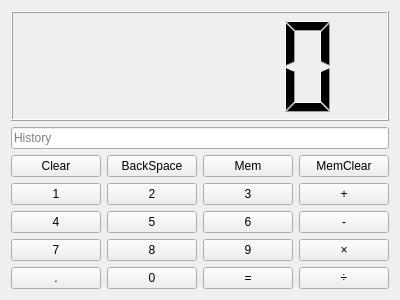
<?xml version="1.0" encoding="UTF-8"?>
<ui version="4.0">
 <class>Form</class>
 <widget class="QWidget" name="Form">
  <property name="geometry">
   <rect>
    <x>0</x>
    <y>0</y>
    <width>400</width>
    <height>300</height>
   </rect>
  </property>
  <property name="windowTitle">
   <string>Form</string>
  </property>
  <layout class="QVBoxLayout" name="verticalLayout">
   <item>
    <widget class="QLCDNumber" name="lcdNumber"/>
   </item>
   <item>
    <widget class="QLineEdit" name="lineEdit">
     <property name="placeholderText">
      <string>History</string>
     </property>
    </widget>
   </item>
   <item>
    <layout class="QGridLayout" name="gridLayout">
     <item row="3" column="2">
      <widget class="QPushButton" name="pushButton_9">
       <property name="text">
        <string>9</string>
       </property>
      </widget>
     </item>
     <item row="3" column="1">
      <widget class="QPushButton" name="pushButton_8">
       <property name="text">
        <string>8</string>
       </property>
      </widget>
     </item>
     <item row="1" column="3">
      <widget class="QPushButton" name="pushButton_13">
       <property name="text">
        <string>+</string>
       </property>
      </widget>
     </item>
     <item row="4" column="2">
      <widget class="QPushButton" name="pushButton_12">
       <property name="text">
        <string>=</string>
       </property>
      </widget>
     </item>
     <item row="1" column="1">
      <widget class="QPushButton" name="pushButton_2">
       <property name="text">
        <string>2</string>
       </property>
      </widget>
     </item>
     <item row="2" column="1">
      <widget class="QPushButton" name="pushButton_4">
       <property name="text">
        <string>5</string>
       </property>
      </widget>
     </item>
     <item row="1" column="2">
      <widget class="QPushButton" name="pushButton_3">
       <property name="text">
        <string>3</string>
       </property>
      </widget>
     </item>
     <item row="2" column="0">
      <widget class="QPushButton" name="pushButton_5">
       <property name="text">
        <string>4</string>
       </property>
      </widget>
     </item>
     <item row="2" column="3">
      <widget class="QPushButton" name="pushButton_14">
       <property name="text">
        <string>-</string>
       </property>
      </widget>
     </item>
     <item row="4" column="3">
      <widget class="QPushButton" name="pushButton_16">
       <property name="text">
        <string>÷</string>
       </property>
      </widget>
     </item>
     <item row="1" column="0">
      <widget class="QPushButton" name="pushButton">
       <property name="text">
        <string>1</string>
       </property>
      </widget>
     </item>
     <item row="2" column="2">
      <widget class="QPushButton" name="pushButton_6">
       <property name="text">
        <string>6</string>
       </property>
      </widget>
     </item>
     <item row="3" column="0">
      <widget class="QPushButton" name="pushButton_7">
       <property name="text">
        <string>7</string>
       </property>
      </widget>
     </item>
     <item row="4" column="0">
      <widget class="QPushButton" name="pushButton_10">
       <property name="text">
        <string>.</string>
       </property>
      </widget>
     </item>
     <item row="4" column="1">
      <widget class="QPushButton" name="pushButton_11">
       <property name="text">
        <string>0</string>
       </property>
      </widget>
     </item>
     <item row="3" column="3">
      <widget class="QPushButton" name="pushButton_15">
       <property name="text">
        <string>×</string>
       </property>
      </widget>
     </item>
     <item row="0" column="0">
      <widget class="QPushButton" name="pushButton_17">
       <property name="text">
        <string>Clear</string>
       </property>
      </widget>
     </item>
     <item row="0" column="1">
      <widget class="QPushButton" name="pushButton_18">
       <property name="text">
        <string>BackSpace</string>
       </property>
      </widget>
     </item>
     <item row="0" column="2">
      <widget class="QPushButton" name="pushButton_19">
       <property name="text">
        <string>Mem</string>
       </property>
      </widget>
     </item>
     <item row="0" column="3">
      <widget class="QPushButton" name="pushButton_20">
       <property name="text">
        <string>MemClear</string>
       </property>
      </widget>
     </item>
    </layout>
   </item>
  </layout>
 </widget>
 <resources/>
 <connections/>
</ui>
